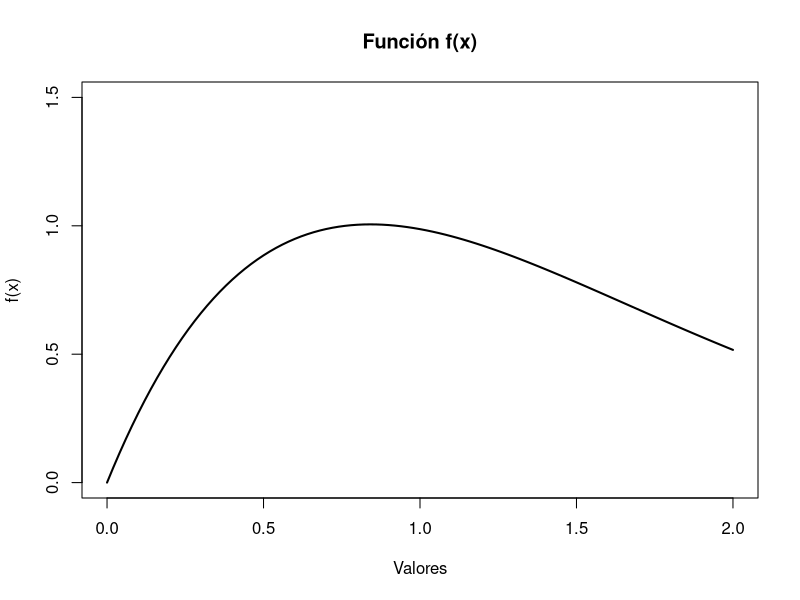
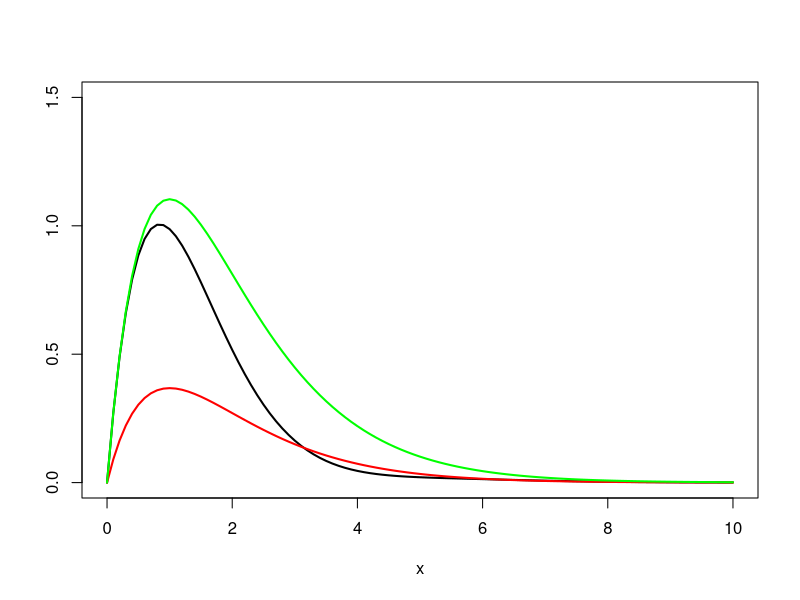
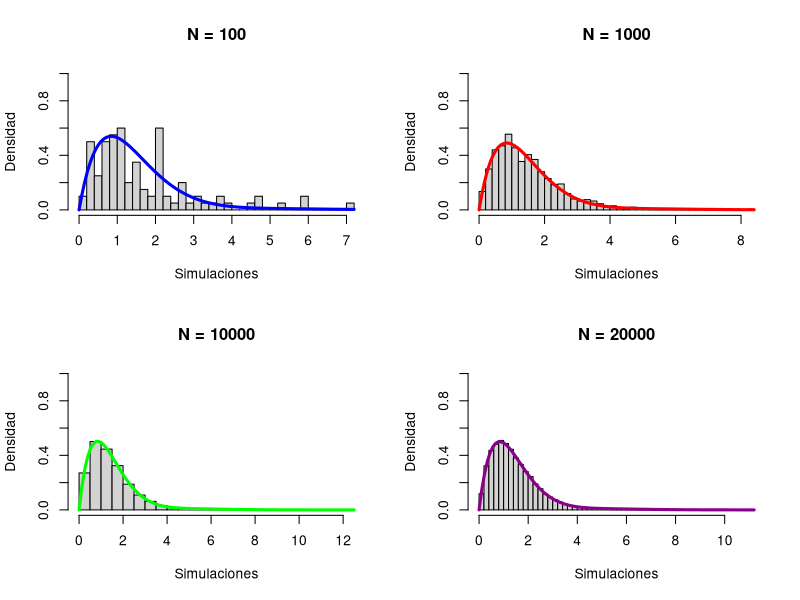
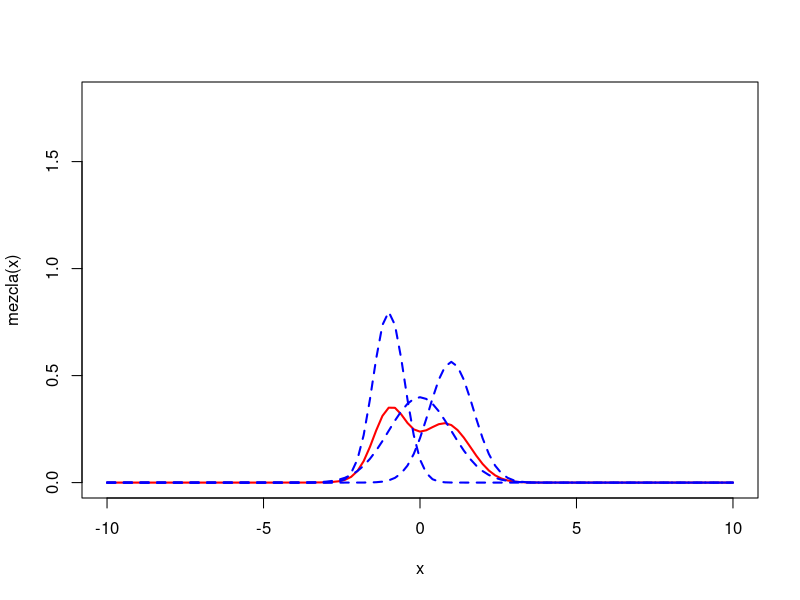
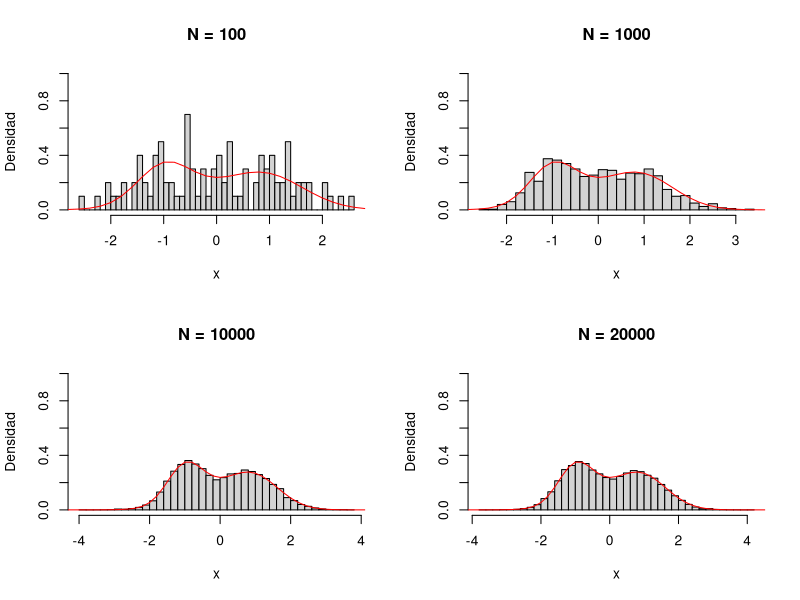
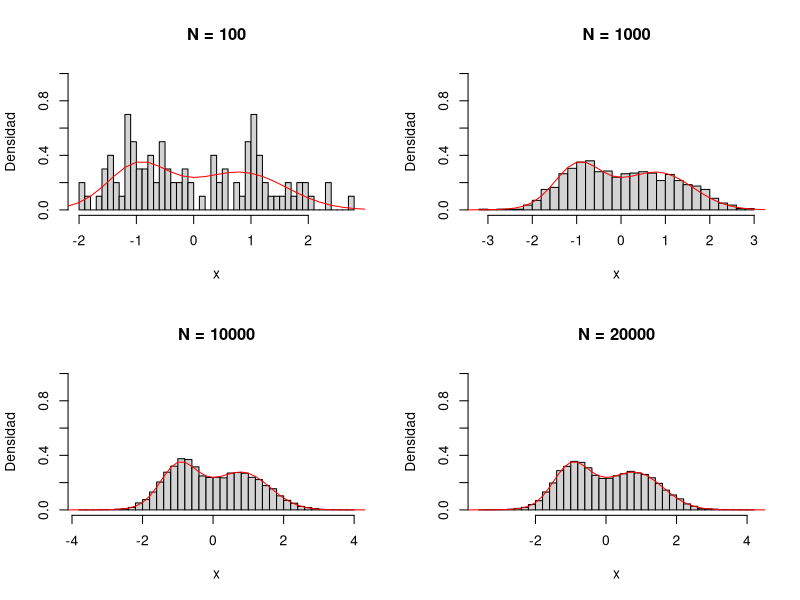
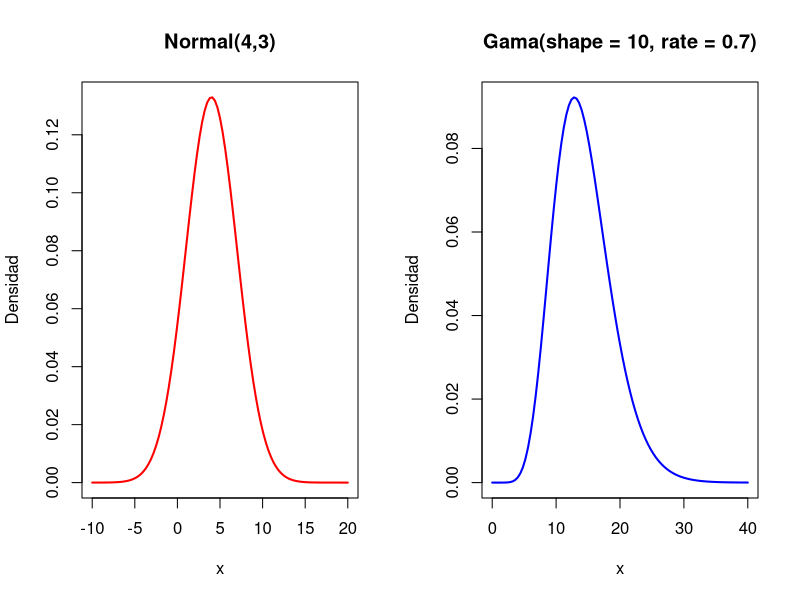
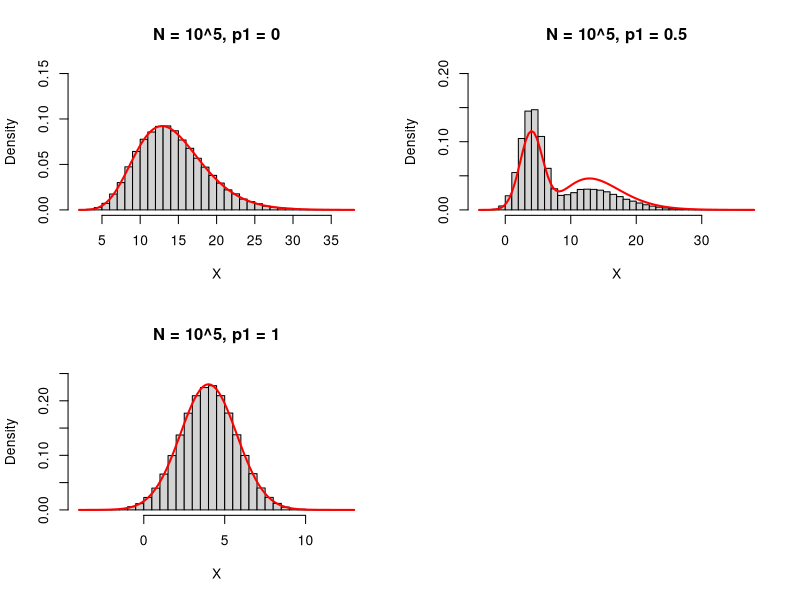

R code for these plots, in order:
## ---- chunk 1
## a)----

fx <- function(x){
  fx <- (x+(2*sin(x)))/(exp(x))
  return(fx)
}

curve(fx, from = 0, to = 2, ylim = c(0,1.5),
      main = "Función f(x)",
      ylab = "f(x)", xlab = "Valores",
      lwd = 2)
## ---- chunk 2
# Proponemos una densidad gamma con shape = 2

f_g <- function(x){
  f_g <- fx(x)/dgamma(x, shape = 2)
  return(f_g)
}

optim <- optimise(f_g, maximum = TRUE, interval = c(0,2))
(cc <- optim$objective)
## ---- chunk 3
## c)----
curve(fx, from = 0, to = 10, lwd = 2, ylim = c(0,1.5), ylab = "" )

curve(dgamma(x,shape = 2), from = 0, to = 10,lwd = 2,
      add =TRUE, col = "red")

curve(cc*dgamma(x,shape = 2), from = 0, to = 10,lwd = 2,
      add =TRUE, col = "green")

## ---- chunk 4
## d)----
acep_rech <- function(n){
  aceptados <- 0
  rechazados <- 0
  simulaciones <- c()
  
  while(length(simulaciones) < n){
    y <- rgamma(1, shape = 2)
    u <- runif(1)
    
    if(u <=(1/cc)*fx(y)/dgamma(y, shape = 2)){
      aceptados <- aceptados + 1
      simulaciones <- append(simulaciones, y)
    }else{
      rechazados <- rechazados +1
    }
  }
  tasa_acep <- aceptados/(aceptados + rechazados)
  
  const_norm <- 1/(cc*tasa_acep)
  
  return(list(simulaciones,tasa_acep,const_norm))
}
## ---- chunk 5
## e)----

par(mfrow = c(2,2))

N <- 100
test_1 <- acep_rech(N)
hist(test_1[[1]], probability = TRUE, breaks = 40, ylim = c(0,1),
     ylab = "Densidad", xlab = "Simulaciones",
     main = "N = 100")
curve(fx(x)*test_1[[3]],lwd = 3,
      add =TRUE, col = "blue")

N <- 1000
test_2 <- acep_rech(N)
hist(test_2[[1]], probability = TRUE, breaks = 40, ylim = c(0,1),
     ylab = "Densidad", xlab = "Simulaciones",
     main = "N = 1000")
curve(fx(x)*test_2[[3]],lwd = 3,
      add =TRUE, col = "red")

N <- 10000
test_3 <- acep_rech(N)
hist(test_3[[1]], probability = TRUE, breaks = 40, ylim = c(0,1),
     ylab = "Densidad", xlab = "Simulaciones",
     main = "N = 10000")
curve(fx(x)*test_3[[3]],lwd = 3,
      add =TRUE, col = "green")

N <- 20000
test_4 <- acep_rech(N)
hist(test_4[[1]], probability = TRUE, breaks = 45, ylim = c(0,1),
     ylab = "Densidad", xlab = "Simulaciones",
     main = "N = 20000")
curve(fx(x)*test_4[[3]],lwd = 3,
      add =TRUE, col = "darkmagenta")
## ---- chunk 6
## a) ----

mezcla <- function(x){
  mez <- 1/3*dnorm(x, mean = -1, sd = 1/2) +
    1/3*dnorm(x, mean = 0, sd = 1) +
    1/3*dnorm(x, mean = 1, sd = sqrt(1/2))
  return(mez)
}

par(mfrow =c(1,1))

curve(mezcla(x), from = -10, to = 10, lwd = 2, col = "red", ylim = c(0,1.8))

curve(dnorm(x, mean = -1, sd = 1/2), lwd = 2,lty = 2, add = TRUE, col = "blue")

curve(dnorm(x, mean = 0, sd = 1), lwd = 2, lty = 2, add = TRUE, col = "blue")

curve(dnorm(x, mean = 1, sd = sqrt(1/2)), lwd = 2,lty = 2, add = TRUE, col = "blue")
## ---- chunk 7
## b)----

polar.method <- function(N){
  #Notar que el método polar solo genera para N par
  simulaciones <- c()
  while(length(simulaciones) < N){
    U1 <- runif(1)
    U2 <- runif(1)
    
    v1 <- 2*U1-1
    v2 <- 2*U2-1
    
    s <- v1^2+v2^2
    
    if(s<=1){
      X <- v1*(-2*log(s)/s)^{1/2}
      Y <- v2*(-2*log(s)/s)^{1/2}
      
      simulaciones <- append(simulaciones, c(X,Y))
      
    }
  }
  return(simulaciones)
}

composicion <- function(N){
  vars <- polar.method(N)
  comp <- c()
  for(i in 1:N){
    U <- runif(1)
    if(U < 1/3){
      see <- vars[i]*(1/2)+(-1)
      comp <- append(comp,see)
    }
    if(U>1/3 & U < 2/3){
      comp <- append(comp, vars[i])
    }
    if(U > 2/3){
      see <- vars[i]*(sqrt(1/2))+(1)
      comp <- append(comp, see)
    }
  }
  return(comp)
}
## ---- chunk 8
## c)----

par(mfrow = c(2,2))

N <- 100
hist(composicion(N), probability = TRUE, main ="N = 100",
     xlab = "x", ylab = "Densidad", breaks = 40, ylim = c(0,1))
curve(mezcla, from = -10, to = 10, add = T, col = "red")

N <- 1000
hist(composicion(N), probability = TRUE, main ="N = 1000",
     xlab = "x", ylab = "Densidad", breaks = 40, ylim = c(0,1))
curve(mezcla, from = -10, to = 10, add = T, col = "red")


N <- 10000
hist(composicion(N), probability = TRUE, main ="N = 10000",
     xlab = "x", ylab = "Densidad", breaks = 40, ylim = c(0,1))
curve(mezcla, from = -10, to = 10, add = T, col = "red")


N <- 20000
hist(composicion(N), probability = TRUE, main ="N = 20000",
     xlab = "x", ylab = "Densidad", breaks = 40, ylim = c(0,1))
curve(mezcla, from = -10, to = 10, add = T, col = "red")
## ---- chunk 9
## d)----

box.muller <- function(N){
  sims <- c()
  
  while(length(sims) < N){
    U <- runif(1)
    V <- runif(1)
    
    X <- sqrt(-2*log(1-U))*cos(2*pi*V)
    Y <- sqrt(-2*log(1-U))*sin(2*pi*V)
    
    sims <- c(sims,c(X,Y))
  }

  return(sims)
}

composicion <- function(N){
  vars <- box.muller(N)
  comp <- c()
  for(i in 1:N){
    U <- runif(1)
    if(U < 1/3){
      see <- vars[i]*(sqrt(1/4))+(-1)
      comp <- append(comp,see)
    }
    if(U>1/3 & U < 2/3){
      comp <- append(comp, vars[i])
    }
    if(U > 2/3){
      see <- vars[i]*(sqrt(1/2))+(1)
      comp <- append(comp, see)
    }
  }
  return(comp)
}
## ---- chunk 10
## e)----

par(mfrow = c(2,2))

N <- 100
hist(composicion(N), probability = TRUE, main ="N = 100",
     xlab = "x", ylab = "Densidad", breaks = 40, ylim = c(0,1))
curve(mezcla, from = -10, to = 10, add = T, col = "red")

N <- 1000
hist(composicion(N), probability = TRUE, main ="N = 1000",
     xlab = "x", ylab = "Densidad", breaks = 40, ylim = c(0,1))
curve(mezcla, from = -10, to = 10, add = T, col = "red")


N <- 10000
hist(composicion(N), probability = TRUE, main ="N = 10000",
     xlab = "x", ylab = "Densidad", breaks = 40, ylim = c(0,1))
curve(mezcla, from = -10, to = 10, add = T, col = "red")


N <- 20000
hist(composicion(N), probability = TRUE, main ="N = 20000",
     xlab = "x", ylab = "Densidad", breaks = 40, ylim = c(0,1))
curve(mezcla, from = -10, to = 10, add = T, col = "red")

## ---- chunk 11
## a)----

par(mfrow = c(1,2))
curve(dnorm(x, mean = 4, sd = 3), from = -10, to = 20, lwd = 2, col = "red",
      main = "Normal(4,3)", ylab = "Densidad")
curve(dgamma(x, shape = 10, rate = 0.7), from = 0, to = 40, lwd = 2, col = "blue",
      main = "Gama(shape = 10, rate = 0.7)", ylab = "Densidad")
## ---- chunk 12
## b)----

fx <- function(x){
  fx <- (((0.7)^10)/gamma(10))*x^(10-1)*exp(-0.7*x)
  return(fx)
}

f_g <- function(x){
  f_g <- fx(x)/dweibull(x, shape = 2.5, scale = 13)
  return(f_g)
}

c <- optimise(f_g, maximum = TRUE, interval = c(0,30))$objective


simu.gamma <- function(N){
  simulaciones <- c()
  
  while(length(simulaciones) < N){
    U <- runif(1)
    y <- rweibull(1, shape = 2.5, scale = 13)
    
    if(U <= (1/c)*fx(y)/dweibull(y,shape = 2.5, scale = 13)){
      simulaciones <- append(simulaciones, y)
    }
  }
  return(simulaciones)
}

# Para simular normales usaré el método polar (función polar.method(N))

compos <- function(N, p1){
  simu <- c()
  for(i in 1:N){
    U <- runif(1)
    
    if(U < p1){
      ans <- polar.method(1)
      ans <- (ans * sqrt(3)) + 4 # "Des-estandarizamos" la muestra N(0,1) a N(4,3)
      simu <- append(simu,ans)
    }else{
      simu <- append(simu, simu.gamma(1))
    }
  }
  return(simu)
}
## ---- chunk 13
## c) ----
par(mfrow = c(2,2))
N <- 10^5

################# Para p1 = 0 #################
p1 <- 0
hist(compos(N, p1),
     probability = TRUE,
     main = "N = 10^5, p1 = 0",
     breaks = 50,
     ylim = c(0,0.15),
     xlab = "X")

fx <- function(x){
  fx <- dgamma(x, shape = 10, rate = 0.7)
  return(fx)
}

curve(fx, add = TRUE, lwd = 2, col = "red")

##############################################

################# Para p1 = 0.5 ##############

p1 <- 0.5
hist(compos(N, p1),
     probability = TRUE,
     main = "N = 10^5, p1 = 0.5",
     breaks = 50,
     ylim = c(0,0.2),
     xlab = "X")

fx <- function(x){
  fx <- 0.5 * dnorm(x, mean = 4, sd = sqrt(3)) + 0.5 * dgamma(x, shape = 10, rate = 0.7)
  return(fx)
}

curve(fx, add = TRUE, lwd = 2, col = "red")

##############################################


################# Para p1 = 1 ################

p1 <- 1
hist(compos(N, p1),
     probability = TRUE,
     main = "N = 10^5, p1 = 1",
     breaks = 50,
     ylim = c(0,0.25),
     xlab = "X")

fx <- function(x){
  fx <- dnorm(x, mean = 4, sd = sqrt(3)) 
  return(fx)
}

curve(fx, add = TRUE, lwd = 2, col = "red")

##############################################
